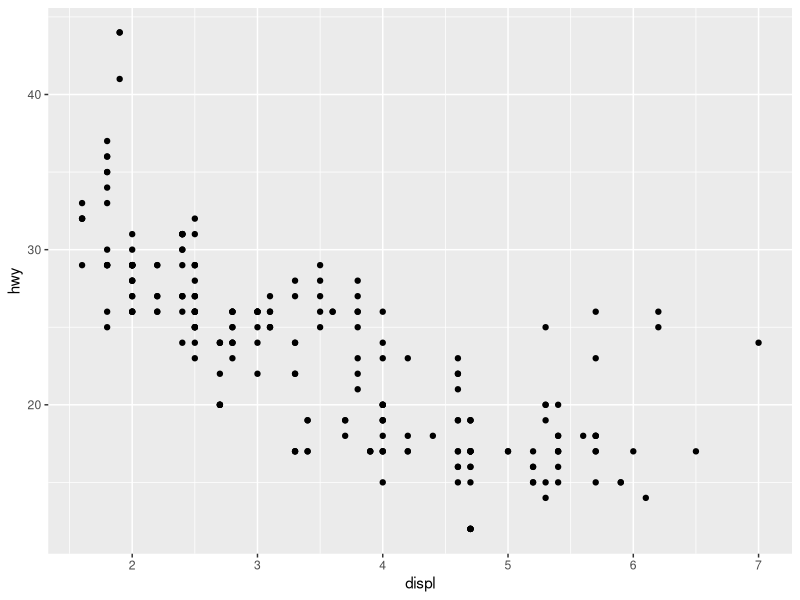
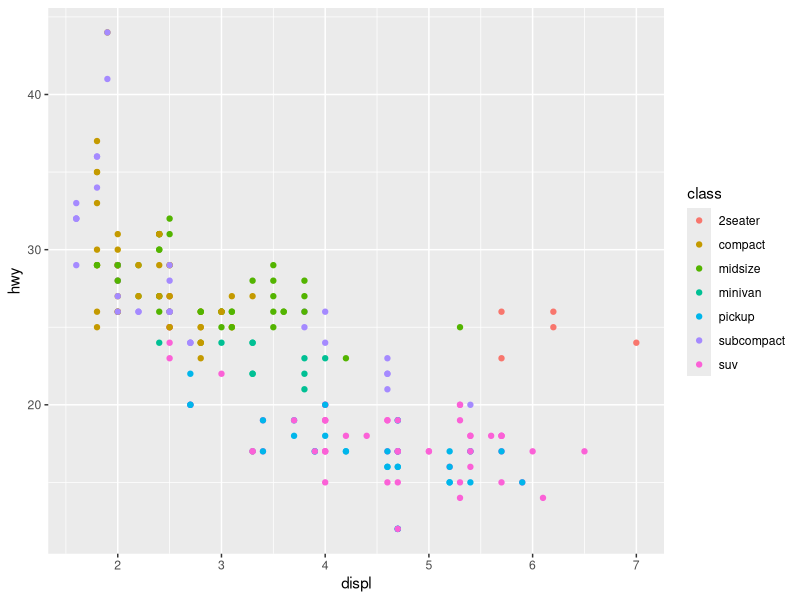
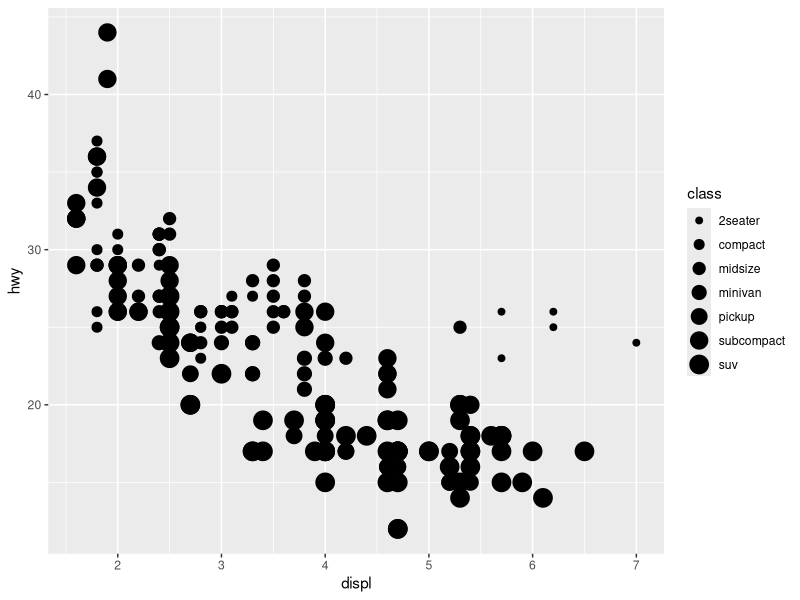
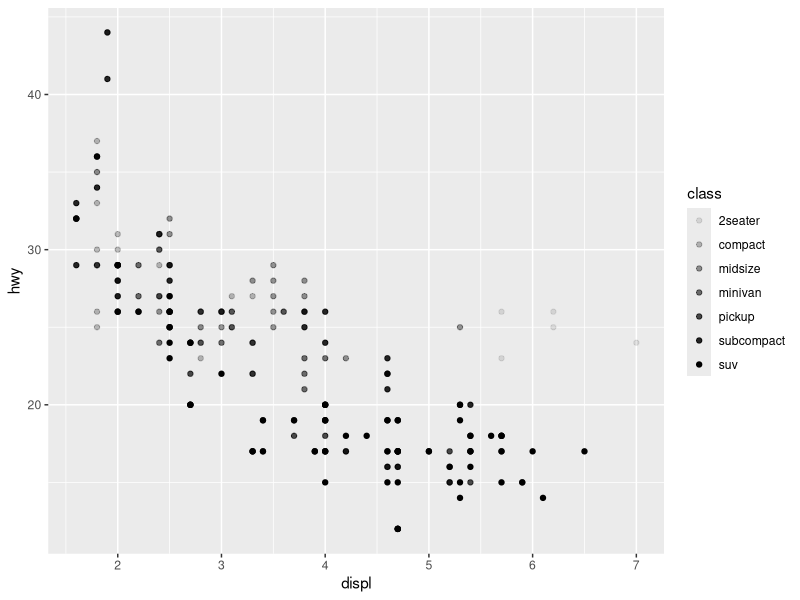
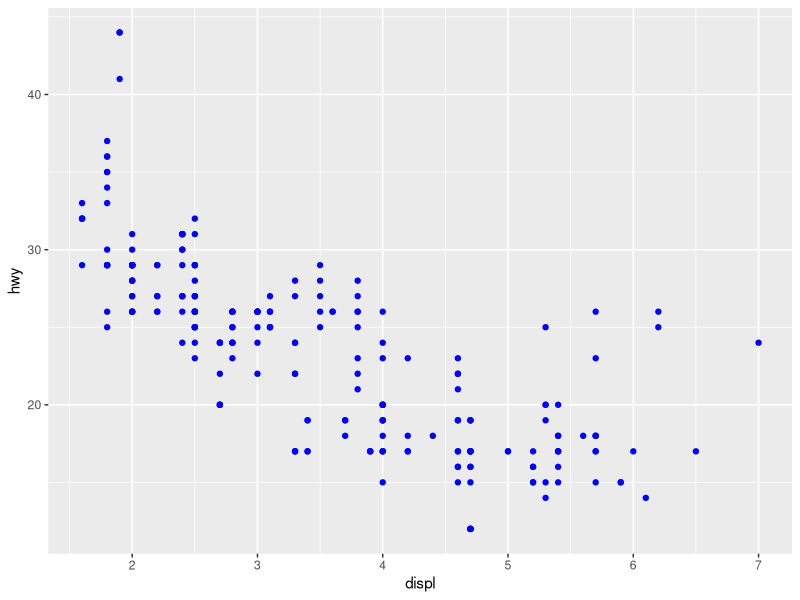
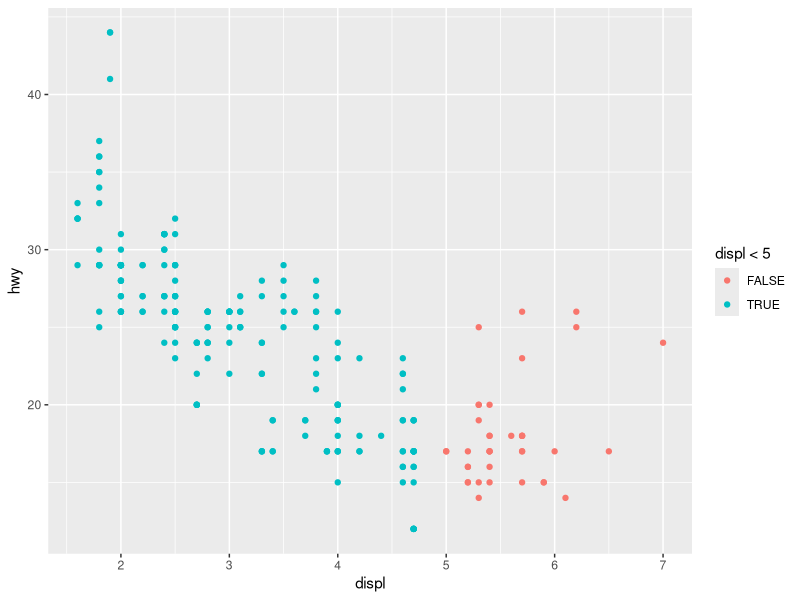
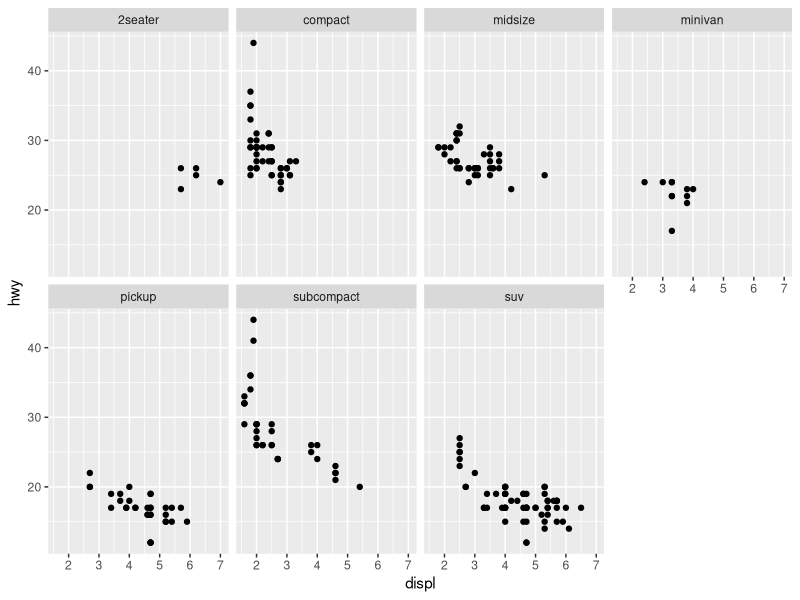
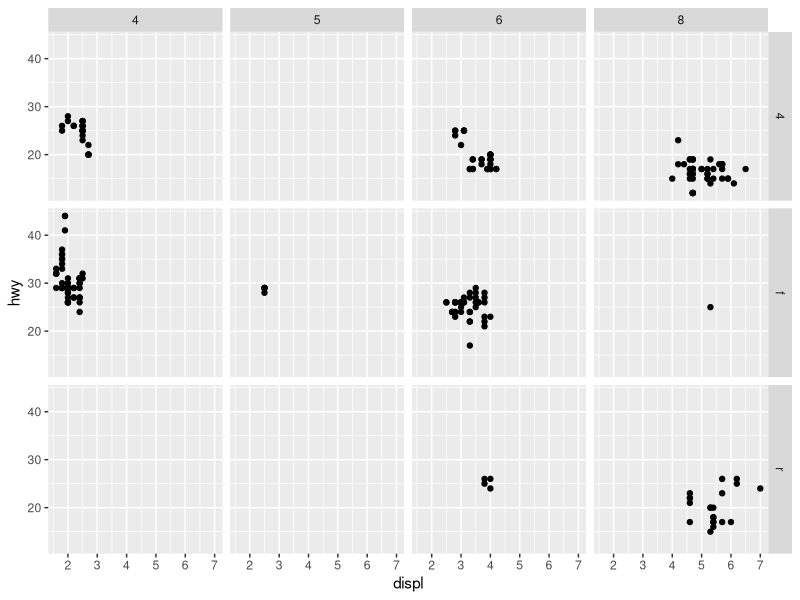

Here is the R script that generated these plots, in order:
## ---- chunk 1
knitr::opts_chunk$set(echo = TRUE)
## ---- chunk 2
library(tidyverse)
## ---- chunk 3
#r sample data
mpg
## ---- chunk 4
ggplot(data = mpg) +
  geom_point(mapping = aes(x = displ, y = hwy))
## ---- chunk 5
ggplot(data = mpg) +
  geom_point(mapping = aes(x = displ, y = hwy, colour = class))
## ---- chunk 6
ggplot(data = mpg) +
  geom_point(mapping = aes(x = displ, y = hwy, size = class))
## ---- chunk 7
ggplot(data = mpg) +
  geom_point(mapping = aes(x = displ, y = hwy, alpha = class))
## ---- chunk 8
ggplot(data = mpg) +
  geom_point(mapping = aes(x = displ, y = hwy), color = "blue")
## ---- chunk 9
library(ggplot2)

ggplot(data = mpg) +
  geom_point(
    mapping = aes(
      x = displ,
      y = hwy,
      colour = displ < 5
    )
  )
## ---- chunk 10
ggplot(data = mpg) +
  geom_point(mapping = aes(x = displ, y = hwy)) +
  facet_wrap(~ class, nrow = 2)
## ---- chunk 11
ggplot(data = mpg) +
  geom_point(mapping = aes(x = displ, y = hwy)) +
  facet_grid(drv ~ cyl)
## ---- chunk 12
ggplot(data = mpg) +
  geom_point(mapping = aes(x = displ, y = hwy))
## ---- chunk 13
ggplot(data = mpg) +
  geom_smooth(mapping = aes(x = displ, y = hwy))
## ---- chunk 14
ggplot(data = mpg) +
#  geom_point(mapping = aes(x = displ, y = hwy)) # points horrible
  geom_smooth(mapping = aes(x = displ, y = hwy)) # try smooth line
## ---- chunk 15
ggplot(data = mpg) +
  geom_smooth(mapping = aes(x = displ, y = hwy, linetype = drv))
## ---- chunk 16
ggplot(data = mpg) +
  geom_smooth(mapping = aes(x = displ, y = hwy, group = drv))
## ---- chunk 17
ggplot(data = mpg) +
  geom_smooth(
    mapping = aes(x = displ, y = hwy, color = drv),
    show.legend = FALSE,
  )
## ---- chunk 18
ggplot(data = mpg) +
  geom_point(mapping = aes(x = displ, y = hwy)) +
  geom_smooth(mapping = aes(x = displ, y = hwy))
## ---- chunk 19
ggplot(data = mpg, mapping = aes(x = displ, y = hwy)) +
  geom_point(mapping = aes(color = class)) +
  geom_smooth()
## ---- chunk 20
library(dplyr)

ggplot(data = mpg, mapping = aes(x = displ, y = hwy)) +
  geom_point(mapping = aes(color = class)) +
  geom_smooth(
    data = filter(mpg, class == "subcompact"),
    se = FALSE
  )
## ---- chunk 21
 ggplot(data = mpg, mapping = aes(x = displ, y = hwy)) +
  geom_point() +
  geom_smooth()

ggplot() +
  geom_point(data = mpg, mapping = aes(x = displ, y = hwy)) +
  geom_smooth(data = mpg, mapping = aes(x = displ, y = hwy))
## ---- chunk 22
ggplot(data = diamonds) +
  geom_bar(mapping = aes(x = cut))
## ---- chunk 23
ggplot(data = diamonds) +
  stat_count(mapping = aes(x = cut))
## ---- chunk 24
demo <- tribble(
  ~cut,         ~freq,
  "Fair",       1610,
  "Good",       4906,
  "Very Good",  12082,
  "Premium",    13791,
  "Ideal",      21551
)
demo

ggplot(data = demo) +
  geom_bar(mapping = aes(x = cut, y = freq), stat = "identity")
## ---- chunk 25
ggplot(data = diamonds) +
  geom_bar(mapping = aes(x = cut, y = stat(prop), group = 1))
#> Warning: `stat(prop)` was deprecated in ggplot2 3.4.0.
## ---- chunk 26
ggplot(data = diamonds) +
  stat_summary(
    mapping = aes(x = cut, y = depth),
    fun.min = min,
    fun.max = max,
    fun = median
  )
## ---- chunk 27
ggplot(data = diamonds) +
  geom_bar(mapping = aes(x = cut, colour = cut))
ggplot(data = diamonds) +
  geom_bar(mapping = aes(x = cut, fill = cut))
## ---- chunk 28
ggplot(data = diamonds) +
  geom_bar(mapping = aes(x = cut, fill = clarity))
## ---- chunk 29
#To alter transparency (alpha)
ggplot(data = diamonds, mapping = aes(x = cut, fill = clarity)) +
  geom_bar(alpha = 1/5, position = "identity")

#To color the bar outlines with no fill color
ggplot(data = diamonds, mapping = aes(x = cut, colour = clarity)) +
  geom_bar(fill = NA, position = "identity")
## ---- chunk 30
ggplot(data = diamonds) +
  geom_bar(mapping = aes(x = cut, fill = clarity), position = "fill")
## ---- chunk 31
ggplot(data = diamonds) +
  geom_bar(mapping = aes(x = cut, fill = clarity), position = "dodge")
## ---- chunk 32
ggplot(data = mpg) +
  geom_point(mapping = aes(x = displ, y = hwy), position = "jitter")
## ---- chunk 33
ggplot(data = mpg) +
  geom_point(
    mapping = aes(x = displ, y = hwy, color = class),
    stat = "identity",
    position = "identity"
  )
